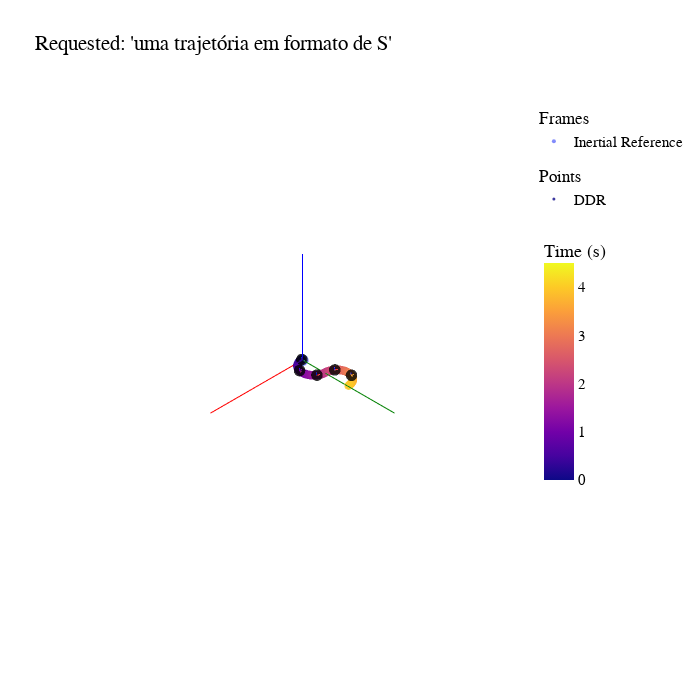

Notebook cell for this chart:
### Code cell
# Create the Scene Viewer
scene = Viewer3D(title=f"Requested:\n'{recognized_speech}'", 
                 size=4) # In m

# Add inertial reference
scene.add_frame(
    transformation=np.eye(4), 
    name="Inertial Reference", 
    axis_size=5
)

# Add robot trajectory 
scene.add_points(points=trajectory, 
                 name='DDR',
                 color=time_vector,
                 colorscale='plasma',
                 range=[time_vector[0], time_vector[-1] + 0.5],
                 colorbar="Time (s)")

# Display poses
n_poses = 5
for pose in poses[::len(poses) // n_poses]:
    # Add poses
    scene.add_frame(
        transformation=pose, 
        axis_size=0.1,
        color='black'
    )

scene.figure.show()

### Figure 1 — Plotly figure (JSON) as saved in the notebook; plotly's stock layout.template omitted (floating-point values rounded to 4 significant figures)
{"data": [{"legendgroup": "Frames", "legendgrouptitle": {"text": "Frames"}, "marker": {"opacity": 0.8, "size": 4}, "mode": "markers", "name": "Inertial Reference", "showlegend": true, "type": "scatter3d", "x": [0], "y": [0], "z": [0]}, {"hoverinfo": "skip", "line": {"color": "red", "width": 2}, "mode": "lines", "name": "xInertial Reference", "showlegend": false, "type": "scatter3d", "x": [0, 5], "y": [0, 0], "z": [0, 0]}, {"hoverinfo": "skip", "line": {"color": "green", "width": 2}, "mode": "lines", "name": "yInertial Reference", "showlegend": false, "type": "scatter3d", "x": [0, 0], "y": [0, 5], "z": [0, 0]}, {"hoverinfo": "skip", "line": {"color": "blue", "width": 2}, "mode": "lines", "name": "zInertial Reference", "showlegend": false, "type": "scatter3d", "x": [0, 0], "y": [0, 0], "z": [0, 5]}, {"legendgroup": "Points", "legendgrouptitle": {"text": "Points"}, "marker": {"cmax": 4.5, "cmin": 0, "color": [0, 0.05063, 0.1013, 0.1519, 0.2025, 0.2532, 0.3038, 0.3544, 0.4051, 0.4557, 0.5063, 0.557, 0.6076, 0.6582, 0.7089, 0.7595, 0.8101, 0.8608, 0.9114, 0.962, 1.013, 1.063, 1.114, 1.165, 1.215, 1.266, 1.316, 1.367, 1.418, 1.468, 1.519, 1.57, 1.62, 1.671, 1.722, 1.772, 1.823, 1.873, 1.924, 1.975, 2.025, 2.076, 2.127, 2.177, 2.228, 2.278, 2.329, 2.38, 2.43, 2.481, 2.532, 2.582, 2.633, 2.684, 2.734, 2.785, 2.835, 2.886, 2.937, 2.987, 3.038, 3.089, 3.139, 3.19, 3.241, 3.291, 3.342, 3.392, 3.443, 3.494, 3.544, 3.595, 3.646, 3.696, 3.747, 3.797, 3.848, 3.899, 3.949, 4], "colorbar": {"len": 0.5, "lenmode": "fraction", "title": {"text": "Time (s)"}}, "colorscale": [[0, "#0d0887"], [0.1111, "#46039f"], [0.2222, "#7201a8"], [0.3333, "#9c179e"], [0.4444, "#bd3786"], [0.5556, "#d8576b"], [0.6667, "#ed7953"], [0.7778, "#fb9f3a"], [0.8889, "#fdca26"], [1, "#f0f921"]], "opacity": 0.8, "size": 3}, "mode": "markers", "name": "DDR", "showlegend": true, "type": "scatter3d", "x": [0.03927, 0.07842, 0.1172, 0.1554, 0.1927, 0.229, 0.264, 0.2975, 0.3293, 0.3591, 0.3869, 0.4124, 0.4355, 0.456, 0.4738, 0.4889, 0.501, 0.5102, 0.5163, 0.5194, 0.5194, 0.5163, 0.5102, 0.501, 0.4889, 0.4738, 0.456, 0.4355, 0.4124, 0.3869, 0.3591, 0.3293, 0.2975, 0.264, 0.229, 0.1927, 0.1554, 0.1172, 0.07842, 0.03927, -1.665e-16, -0.03915, -0.07794, -0.1161, -0.1535, -0.1897, -0.2247, -0.2582, -0.29, -0.3199, -0.3476, -0.3731, -0.3962, -0.4167, -0.4346, -0.4496, -0.4617, -0.4709, -0.477, -0.4801, -0.4801, -0.477, -0.4709, -0.4617, -0.4496, -0.4346, -0.4167, -0.3962, -0.3731, -0.3476, -0.3199, -0.29, -0.2582, -0.2247, -0.1897, -0.1535, -0.1161, -0.07794, -0.03915, -5.482e-16], "y": [0, 0.003081, 0.009224, 0.01839, 0.03053, 0.04555, 0.06338, 0.0839, 0.107, 0.1325, 0.1603, 0.1901, 0.2219, 0.2554, 0.2904, 0.3266, 0.364, 0.4022, 0.441, 0.4801, 0.5194, 0.5585, 0.5973, 0.6355, 0.6728, 0.7091, 0.7441, 0.7776, 0.8094, 0.8392, 0.867, 0.8925, 0.9156, 0.9361, 0.9539, 0.969, 0.9811, 0.9903, 0.9964, 0.9995, 0.9995, 1.003, 1.009, 1.018, 1.03, 1.045, 1.063, 1.083, 1.106, 1.132, 1.16, 1.19, 1.221, 1.255, 1.29, 1.326, 1.363, 1.402, 1.44, 1.48, 1.519, 1.558, 1.597, 1.635, 1.672, 1.709, 1.744, 1.777, 1.809, 1.839, 1.866, 1.892, 1.915, 1.936, 1.953, 1.968, 1.981, 1.99, 1.996, 1.999], "z": [0.04, 0.04, 0.04, 0.04, 0.04, 0.04, 0.04, 0.04, 0.04, 0.04, 0.04, 0.04, 0.04, 0.04, 0.04, 0.04, 0.04, 0.04, 0.04, 0.04, 0.04, 0.04, 0.04, 0.04, 0.04, 0.04, 0.04, 0.04, 0.04, 0.04, 0.04, 0.04, 0.04, 0.04, 0.04, 0.04, 0.04, 0.04, 0.04, 0.04, 0.04, 0.04, 0.04, 0.04, 0.04, 0.04, 0.04, 0.04, 0.04, 0.04, 0.04, 0.04, 0.04, 0.04, 0.04, 0.04, 0.04, 0.04, 0.04, 0.04, 0.04, 0.04, 0.04, 0.04, 0.04, 0.04, 0.04, 0.04, 0.04, 0.04, 0.04, 0.04, 0.04, 0.04, 0.04, 0.04, 0.04, 0.04, 0.04, 0.04]}, {"legendgroup": "Frames", "legendgrouptitle": {"text": "Frames"}, "marker": {"color": "black", "opacity": 0.8, "size": 4}, "mode": "markers", "name": "", "showlegend": false, "type": "scatter3d", "x": [0.03927], "y": [0], "z": [0.04]}, {"hoverinfo": "skip", "line": {"color": "red", "width": 2}, "mode": "lines", "name": "x", "showlegend": false, "type": "scatter3d", "x": [0.03927, 0.139], "y": [0, 0.007846], "z": [0.04, 0.04]}, {"hoverinfo": "skip", "line": {"color": "green", "width": 2}, "mode": "lines", "name": "y", "showlegend": false, "type": "scatter3d", "x": [0.03927, 0.03142], "y": [0, 0.09969], "z": [0.04, 0.04]}, {"hoverinfo": "skip", "line": {"color": "blue", "width": 2}, "mode": "lines", "name": "z", "showlegend": false, "type": "scatter3d", "x": [0.03927, 0.03927], "y": [0, 0], "z": [0.04, 0.14]}, {"legendgroup": "Frames", "legendgrouptitle": {"text": "Frames"}, "marker": {"color": "black", "opacity": 0.8, "size": 4}, "mode": "markers", "name": "", "showlegend": false, "type": "scatter3d", "x": [0.501], "y": [0.364], "z": [0.04]}, {"hoverinfo": "skip", "line": {"color": "red", "width": 2}, "mode": "lines", "name": "x", "showlegend": false, "type": "scatter3d", "x": [0.501, 0.5243], "y": [0.364, 0.4612], "z": [0.04, 0.04]}, {"hoverinfo": "skip", "line": {"color": "green", "width": 2}, "mode": "lines", "name": "y", "showlegend": false, "type": "scatter3d", "x": [0.501, 0.4037], "y": [0.364, 0.3873], "z": [0.04, 0.04]}, {"hoverinfo": "skip", "line": {"color": "blue", "width": 2}, "mode": "lines", "name": "z", "showlegend": false, "type": "scatter3d", "x": [0.501, 0.501], "y": [0.364, 0.364], "z": [0.04, 0.14]}, {"legendgroup": "Frames", "legendgrouptitle": {"text": "Frames"}, "marker": {"color": "black", "opacity": 0.8, "size": 4}, "mode": "markers", "name": "", "showlegend": false, "type": "scatter3d", "x": [0.2975], "y": [0.9156], "z": [0.04]}, {"hoverinfo": "skip", "line": {"color": "red", "width": 2}, "mode": "lines", "name": "x", "showlegend": false, "type": "scatter3d", "x": [0.2975, 0.2122], "y": [0.9156, 0.9678], "z": [0.04, 0.04]}, {"hoverinfo": "skip", "line": {"color": "green", "width": 2}, "mode": "lines", "name": "y", "showlegend": false, "type": "scatter3d", "x": [0.2975, 0.2452], "y": [0.9156, 0.8303], "z": [0.04, 0.04]}, {"hoverinfo": "skip", "line": {"color": "blue", "width": 2}, "mode": "lines", "name": "z", "showlegend": false, "type": "scatter3d", "x": [0.2975, 0.2975], "y": [0.9156, 0.9156], "z": [0.04, 0.14]}, {"legendgroup": "Frames", "legendgrouptitle": {"text": "Frames"}, "marker": {"color": "black", "opacity": 0.8, "size": 4}, "mode": "markers", "name": "", "showlegend": false, "type": "scatter3d", "x": [-0.29], "y": [1.106], "z": [0.04]}, {"hoverinfo": "skip", "line": {"color": "red", "width": 2}, "mode": "lines", "name": "x", "showlegend": false, "type": "scatter3d", "x": [-0.29, -0.366], "y": [1.106, 1.171], "z": [0.04, 0.04]}, {"hoverinfo": "skip", "line": {"color": "green", "width": 2}, "mode": "lines", "name": "y", "showlegend": false, "type": "scatter3d", "x": [-0.29, -0.3549], "y": [1.106, 1.03], "z": [0.04, 0.04]}, {"hoverinfo": "skip", "line": {"color": "blue", "width": 2}, "mode": "lines", "name": "z", "showlegend": false, "type": "scatter3d", "x": [-0.29, -0.29], "y": [1.106, 1.106], "z": [0.04, 0.14]}, {"legendgroup": "Frames", "legendgrouptitle": {"text": "Frames"}, "marker": {"color": "black", "opacity": 0.8, "size": 4}, "mode": "markers", "name": "", "showlegend": false, "type": "scatter3d", "x": [-0.4496], "y": [1.672], "z": [0.04]}, {"hoverinfo": "skip", "line": {"color": "red", "width": 2}, "mode": "lines", "name": "x", "showlegend": false, "type": "scatter3d", "x": [-0.4496, -0.4113], "y": [1.672, 1.765], "z": [0.04, 0.04]}, {"hoverinfo": "skip", "line": {"color": "green", "width": 2}, "mode": "lines", "name": "y", "showlegend": false, "type": "scatter3d", "x": [-0.4496, -0.542], "y": [1.672, 1.711], "z": [0.04, 0.04]}, {"hoverinfo": "skip", "line": {"color": "blue", "width": 2}, "mode": "lines", "name": "z", "showlegend": false, "type": "scatter3d", "x": [-0.4496, -0.4496], "y": [1.672, 1.672], "z": [0.04, 0.14]}], "layout": {"font": {"color": "black", "family": "Arial", "size": 15}, "height": 700, "scene": {"aspectmode": "cube", "camera": {"projection": {"type": "orthographic"}}, "xaxis": {"range": [-4, 4], "showaxeslabels": false, "showbackground": false, "showgrid": false, "showspikes": false, "showticklabels": false, "title": {"text": ""}}, "yaxis": {"range": [-4, 4], "showaxeslabels": false, "showbackground": false, "showgrid": false, "showspikes": false, "showticklabels": false, "title": {"text": ""}}, "zaxis": {"range": [-4, 4], "showaxeslabels": false, "showbackground": false, "showgrid": false, "showspikes": false, "showticklabels": false, "title": {"text": ""}}}, "title": {"text": "Requested:\n'uma trajetória em formato de S'"}, "width": 700}}
